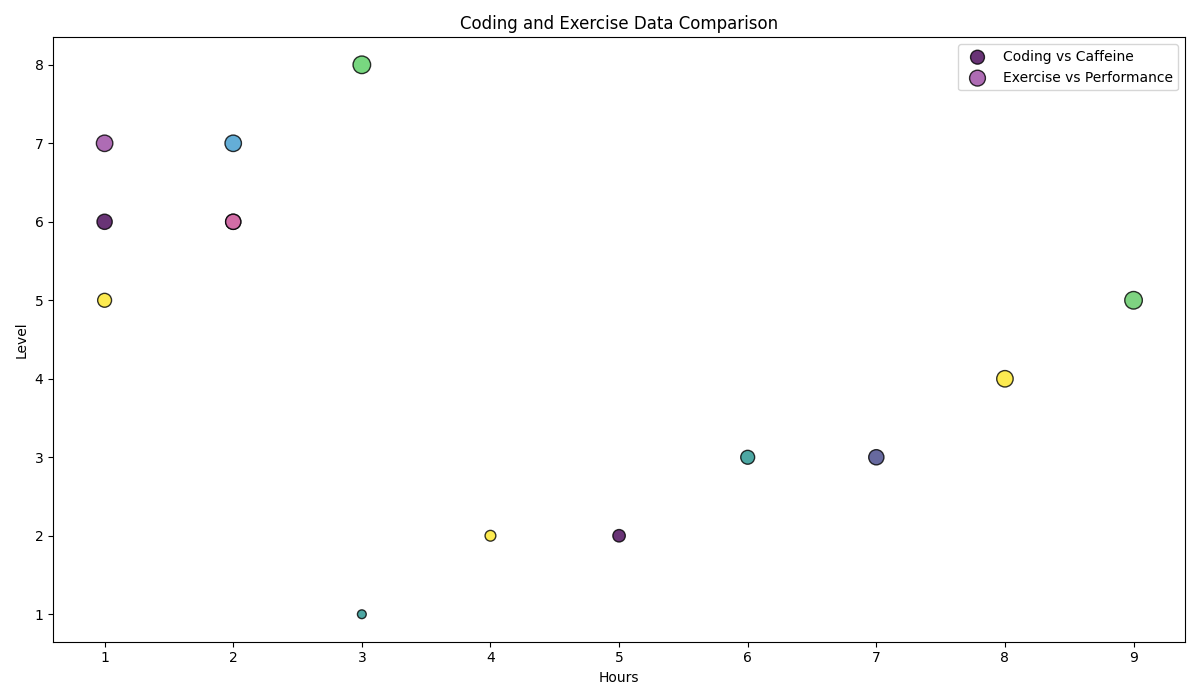

This chart was generated by the following Python code:
import matplotlib.pyplot as plt
import numpy as np

# Original data
hours_of_coding = np.array([5, 6, 8, 7, 9, 4, 3])
caffeine_consumption = np.array([2, 3, 4, 3, 5, 2, 1])
tiredness_level = np.array([4, 5, 7, 6, 8, 3, 2])
marker_sizes_coding = tiredness_level * 20

# New data for another group
hours_of_exercise = np.array([1, 2, 1, 3, 2, 1, 2])
performance_level = np.array([7, 6, 6, 8, 7, 5, 6])
marker_sizes_exercise = performance_level * 20

# Colors for two different data series
colors_coding = np.array([
    [0.267004, 0.004874, 0.329415, 1.],
    [0.127568, 0.566949, 0.550556, 1.],
    [0.993248, 0.906157, 0.143936, 1.],
    [0.253935, 0.265254, 0.529983, 1.],
    [0.369214, 0.788888, 0.382914, 1.],
    [0.993248, 0.906157, 0.143936, 1.],
    [0.127568, 0.566949, 0.550556, 1.]
])

colors_exercise = np.array([
    [0.604776, 0.278756, 0.631071, 1.],
    [0.901065, 0.561559, 0.331776, 1.],
    [0.267004, 0.004874, 0.329415, 1.],
    [0.335488, 0.803445, 0.375224, 1.],
    [0.240846, 0.602513, 0.808753, 1.],
    [0.993248, 0.906157, 0.143936, 1.],
    [0.800987, 0.378190, 0.696820, 1.]
])

plt.figure(figsize=(12, 7))

# Plot original coding data
plt.scatter(hours_of_coding, caffeine_consumption, s=marker_sizes_coding, c=colors_coding, alpha=0.8, edgecolors='black', linewidth=1, label='Coding vs Caffeine')

# Plot new exercise data
plt.scatter(hours_of_exercise, performance_level, s=marker_sizes_exercise, c=colors_exercise, alpha=0.8, edgecolors='black', linewidth=1, label='Exercise vs Performance')

plt.legend()
plt.xlabel('Hours')
plt.ylabel('Level')
plt.title('Coding and Exercise Data Comparison')
plt.tight_layout()
plt.show()
